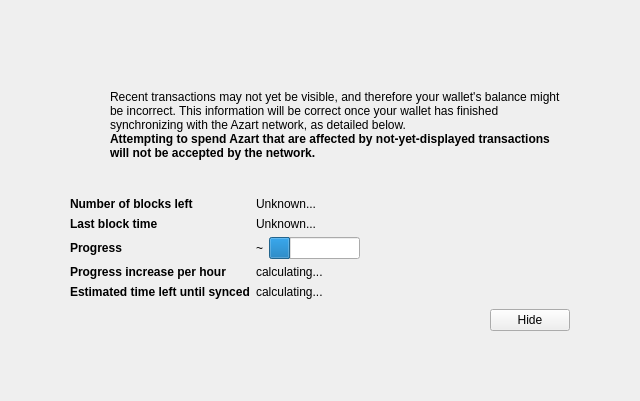
<?xml version="1.0" encoding="UTF-8"?>
<ui version="4.0">
 <class>ModalOverlay</class>
 <widget class="ModalOverlay" name="ModalOverlay">
  <property name="geometry">
   <rect>
    <x>0</x>
    <y>0</y>
    <width>640</width>
    <height>401</height>
   </rect>
  </property>
  <property name="windowTitle">
   <string>Form</string>
  </property>
  <layout class="QVBoxLayout" name="verticalLayout" stretch="0">
   <property name="sizeConstraint">
    <enum>QLayout::SetDefaultConstraint</enum>
   </property>
   <property name="leftMargin">
    <number>0</number>
   </property>
   <property name="topMargin">
    <number>0</number>
   </property>
   <property name="rightMargin">
    <number>0</number>
   </property>
   <property name="bottomMargin">
    <number>0</number>
   </property>
   <item>
    <widget class="QWidget" name="bgWidget" native="true">
     <property name="styleSheet">
      <string notr="true"/>
     </property>
     <layout class="QVBoxLayout" name="verticalLayoutMain" stretch="0">
      <property name="leftMargin">
       <number>60</number>
      </property>
      <property name="topMargin">
       <number>60</number>
      </property>
      <property name="rightMargin">
       <number>60</number>
      </property>
      <property name="bottomMargin">
       <number>60</number>
      </property>
      <item>
       <widget class="QWidget" name="contentWidget" native="true">
        <property name="styleSheet">
         <string notr="true"/>
        </property>
        <layout class="QVBoxLayout" name="verticalLayoutSub" stretch="1,0,0,0,0">
         <property name="spacing">
          <number>0</number>
         </property>
         <property name="leftMargin">
          <number>10</number>
         </property>
         <property name="topMargin">
          <number>10</number>
         </property>
         <property name="rightMargin">
          <number>10</number>
         </property>
         <property name="bottomMargin">
          <number>10</number>
         </property>
         <item>
          <layout class="QHBoxLayout" name="horizontalLayoutIconText" stretch="0,1">
           <property name="topMargin">
            <number>20</number>
           </property>
           <item>
            <layout class="QVBoxLayout" name="verticalLayoutIcon">
             <property name="leftMargin">
              <number>0</number>
             </property>
             <item>
              <widget class="QPushButton" name="warningIcon">
               <property name="enabled">
                <bool>false</bool>
               </property>
               <property name="text">
                <string/>
               </property>
               <property name="icon">
                <iconset>
                 <normaloff>:/icons/warning</normaloff>
                 <disabledoff>:/icons/warning</disabledoff>:/icons/warning</iconset>
               </property>
               <property name="iconSize">
                <size>
                 <width>48</width>
                 <height>48</height>
                </size>
               </property>
               <property name="flat">
                <bool>true</bool>
               </property>
              </widget>
             </item>
             <item>
              <spacer name="verticalSpacerWarningIcon">
               <property name="orientation">
                <enum>Qt::Vertical</enum>
               </property>
               <property name="sizeHint" stdset="0">
                <size>
                 <width>20</width>
                 <height>40</height>
                </size>
               </property>
              </spacer>
             </item>
            </layout>
           </item>
           <item>
            <layout class="QVBoxLayout" name="verticalLayoutInfoText">
             <property name="leftMargin">
              <number>0</number>
             </property>
             <property name="topMargin">
              <number>0</number>
             </property>
             <item>
              <widget class="QLabel" name="infoText">
               <property name="text">
                <string>Recent transactions may not yet be visible, and therefore your wallet's balance might be incorrect. This information will be correct once your wallet has finished synchronizing with the Azart network, as detailed below.</string>
               </property>
               <property name="textFormat">
                <enum>Qt::RichText</enum>
               </property>
               <property name="wordWrap">
                <bool>true</bool>
               </property>
              </widget>
             </item>
             <item>
              <widget class="QLabel" name="infoTextStrong">
               <property name="font">
                <font>
                 <weight>75</weight>
                 <bold>true</bold>
                </font>
               </property>
               <property name="text">
                <string>Attempting to spend Azart that are affected by not-yet-displayed transactions will not be accepted by the network.</string>
               </property>
               <property name="textFormat">
                <enum>Qt::RichText</enum>
               </property>
               <property name="wordWrap">
                <bool>true</bool>
               </property>
              </widget>
             </item>
             <item>
              <spacer name="verticalSpacerInTextSpace">
               <property name="orientation">
                <enum>Qt::Vertical</enum>
               </property>
               <property name="sizeHint" stdset="0">
                <size>
                 <width>20</width>
                 <height>40</height>
                </size>
               </property>
              </spacer>
             </item>
            </layout>
           </item>
          </layout>
         </item>
         <item>
          <spacer name="verticalSpacerAfterText">
           <property name="orientation">
            <enum>Qt::Vertical</enum>
           </property>
           <property name="sizeHint" stdset="0">
            <size>
             <width>20</width>
             <height>40</height>
            </size>
           </property>
          </spacer>
         </item>
         <item>
          <layout class="QFormLayout" name="formLayout">
           <property name="fieldGrowthPolicy">
            <enum>QFormLayout::FieldsStayAtSizeHint</enum>
           </property>
           <property name="horizontalSpacing">
            <number>6</number>
           </property>
           <property name="verticalSpacing">
            <number>6</number>
           </property>
           <property name="topMargin">
            <number>10</number>
           </property>
           <item row="0" column="0">
            <widget class="QLabel" name="labelNumberOfBlocksLeft">
             <property name="font">
              <font>
               <weight>75</weight>
               <bold>true</bold>
              </font>
             </property>
             <property name="text">
              <string>Number of blocks left</string>
             </property>
            </widget>
           </item>
           <item row="0" column="1">
            <widget class="QLabel" name="numberOfBlocksLeft">
             <property name="text">
              <string>Unknown...</string>
             </property>
            </widget>
           </item>
           <item row="1" column="0">
            <widget class="QLabel" name="labelLastBlockTime">
             <property name="font">
              <font>
               <weight>75</weight>
               <bold>true</bold>
              </font>
             </property>
             <property name="text">
              <string>Last block time</string>
             </property>
            </widget>
           </item>
           <item row="1" column="1">
            <widget class="QLabel" name="newestBlockDate">
             <property name="sizePolicy">
              <sizepolicy hsizetype="Maximum" vsizetype="Preferred">
               <horstretch>0</horstretch>
               <verstretch>0</verstretch>
              </sizepolicy>
             </property>
             <property name="text">
              <string>Unknown...</string>
             </property>
            </widget>
           </item>
           <item row="2" column="0">
            <widget class="QLabel" name="labelSyncDone">
             <property name="font">
              <font>
               <weight>75</weight>
               <bold>true</bold>
              </font>
             </property>
             <property name="text">
              <string>Progress</string>
             </property>
            </widget>
           </item>
           <item row="2" column="1">
            <layout class="QHBoxLayout" name="horizontalLayoutSync" stretch="0,1">
             <item>
              <widget class="QLabel" name="percentageProgress">
               <property name="text">
                <string>~</string>
               </property>
              </widget>
             </item>
             <item>
              <widget class="QProgressBar" name="progressBar">
               <property name="value">
                <number>24</number>
               </property>
               <property name="format">
                <string/>
               </property>
              </widget>
             </item>
            </layout>
           </item>
           <item row="4" column="0">
            <widget class="QLabel" name="labelProgressIncrease">
             <property name="font">
              <font>
               <weight>75</weight>
               <bold>true</bold>
              </font>
             </property>
             <property name="text">
              <string>Progress increase per hour</string>
             </property>
            </widget>
           </item>
           <item row="4" column="1">
            <widget class="QLabel" name="progressIncreasePerH">
             <property name="text">
              <string>calculating...</string>
             </property>
            </widget>
           </item>
           <item row="5" column="0">
            <widget class="QLabel" name="labelEstimatedTimeLeft">
             <property name="font">
              <font>
               <weight>75</weight>
               <bold>true</bold>
              </font>
             </property>
             <property name="text">
              <string>Estimated time left until synced</string>
             </property>
            </widget>
           </item>
           <item row="5" column="1">
            <widget class="QLabel" name="expectedTimeLeft">
             <property name="text">
              <string>calculating...</string>
             </property>
            </widget>
           </item>
          </layout>
         </item>
         <item>
          <layout class="QHBoxLayout" name="horizontalLayoutButtons">
           <property name="leftMargin">
            <number>10</number>
           </property>
           <property name="topMargin">
            <number>10</number>
           </property>
           <item>
            <spacer name="horizontalSpacer">
             <property name="orientation">
              <enum>Qt::Horizontal</enum>
             </property>
             <property name="sizeHint" stdset="0">
              <size>
               <width>40</width>
               <height>20</height>
              </size>
             </property>
            </spacer>
           </item>
           <item>
            <widget class="QPushButton" name="closeButton">
             <property name="text">
              <string>Hide</string>
             </property>
            </widget>
           </item>
          </layout>
         </item>
         <item>
          <layout class="QVBoxLayout" name="verticalLayout_2">
           <item>
            <spacer name="verticalSpacer">
             <property name="orientation">
              <enum>Qt::Vertical</enum>
             </property>
             <property name="sizeHint" stdset="0">
              <size>
               <width>20</width>
               <height>40</height>
              </size>
             </property>
            </spacer>
           </item>
          </layout>
         </item>
        </layout>
       </widget>
      </item>
     </layout>
    </widget>
   </item>
  </layout>
 </widget>
 <customwidgets>
  <customwidget>
   <class>ModalOverlay</class>
   <extends>QWidget</extends>
   <header>modaloverlay.h</header>
   <container>1</container>
  </customwidget>
 </customwidgets>
 <resources/>
 <connections/>
</ui>
